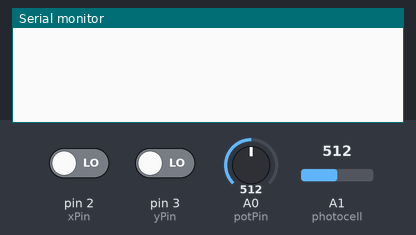
The sketch below on a simulated Arduino Uno, built with avr-gcc and run on an emulated ATmega328P. Parts: the last lines printed to the serial monitor. Inputs (shaded band) come from the test bench; at power-on: A0 (potPin) = 512, A1 (photocell) = 512, pin 2 (xPin) LOW, pin 3 (yPin) LOW.

Above: at 11.2 s.
11.3 s: A0 (potPin) set to 716
At 13.1 s:
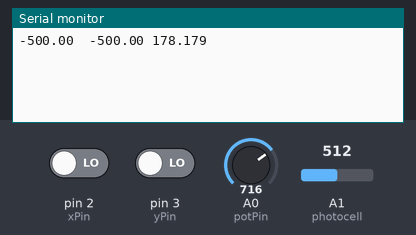
15.5 s: A1 (photocell) set to 716
At 16.8 s:
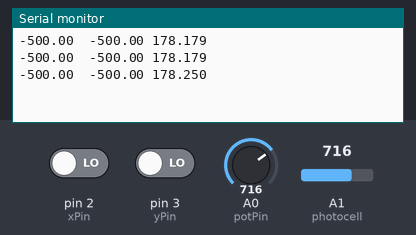
17.0 s: A0 (potPin) set to 900
At 18.4 s:
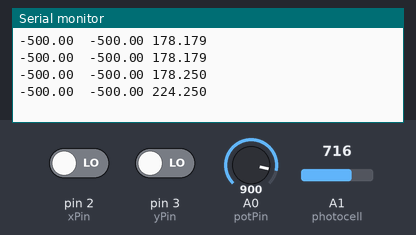
18.5 s: A1 (photocell) set to 900
At 20.7 s:
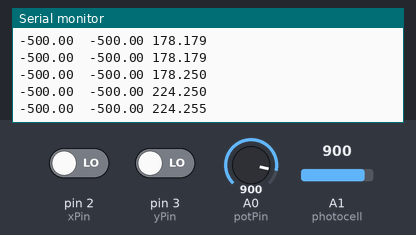
Timing chart, 0 to 21.0 s (numbered marks = the images above; inputs shaded):
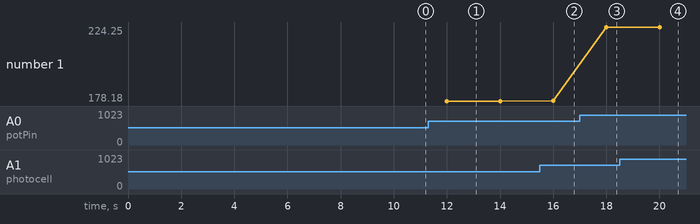

The sketch:

AustinCode2_0.pde
```cpp
/*
By: Austin Owens
*/
//used a 560 ohm resistor for photocell

// have you gotten this to work?
int xPin = 2;
int yPin = 3;
int potPin = A0;
int photocell = A1;
int accelerationX, accelerationY;
int dial, photoCell;
int accArrayX[5];
int accArrayY[5];
float accX;
float accY;


void setup()
{
  Serial.begin(38400);
  pinMode(xPin, INPUT);
  pinMode(yPin, INPUT);
  pinMode(potPin, INPUT);
  pinMode(photocell, INPUT);
  UpdateaccArray(0);
}

void loop()
{
  UpdateaccArray(1);
  dialColorChange();
  photocellColorChange();
  serialFeed();
}

void dialColorChange()
{
  dial = map(analogRead(potPin), 0, 1023, 0, 255);
}

void photocellColorChange()
{
  int val = analogRead(photocell);
  int valConstrain = constrain(val, 0, 1000);
  int photo = map(valConstrain, 0, 1000, 0, 350);
  photoCell = constrain(photo, 0, 255);
}

void movement()
{
  int pulseX, pulseY;
  pulseX = pulseIn(xPin,HIGH);
  pulseY = pulseIn(yPin,HIGH);
  accelerationX = ((pulseX / 10) - 500) * 1;
  accelerationY = ((pulseY / 10) - 500) * 1;
}

void serialFeed()
{
  Serial.print(accX);
  Serial.print('\t');
  Serial.print(accY);
  Serial.print(' ');
  Serial.print(dial);
  Serial.print('.');
  Serial.print(photoCell);
  Serial.println();
}

void UpdateaccArray(int select)
{
  accX = 0;
  accY = 0;
  if(select == 0)
  {
    for(int x = 0; x < 5; x++)
    {
      movement();
      accArrayX[x] = accelerationX;
      accArrayY[x] = accelerationY;
    }
  }
  else
  {
    for(int x = 0; x < 5; x++)
    {
      accArrayX[x+1] = accArrayX[x];
      accArrayY[x+1] = accArrayY[x];
      accX = accX + accArrayX[x];
      accY = accY + accArrayY[x];
    }
    movement();
    accArrayX[0] = accelerationX;
    accArrayY[0] = accelerationY;
    accX = accX + accelerationX;
    accY = accY + accelerationY;
  }
  accX = accX/6;
  accY = accY/6;
}
```

Measured:
- after the input at 11.3 s, the serial monitor: prints a new line after 0.70 s (image 1)
- after the input at 15.5 s, the serial monitor: prints a new line after 0.51 s (image 2)
- after the input at 17.0 s, the serial monitor: prints a new line after 1.0 s (image 3)
- after the input at 18.5 s, the serial monitor: prints a new line after 1.5 s (image 4)
- plotted number 1: 178.18 → 178.25 after the input at 15.5 s, 178.25 → 224.25 after the input at 17.0 s, 224.25 → 224.25 after the input at 18.5 s
